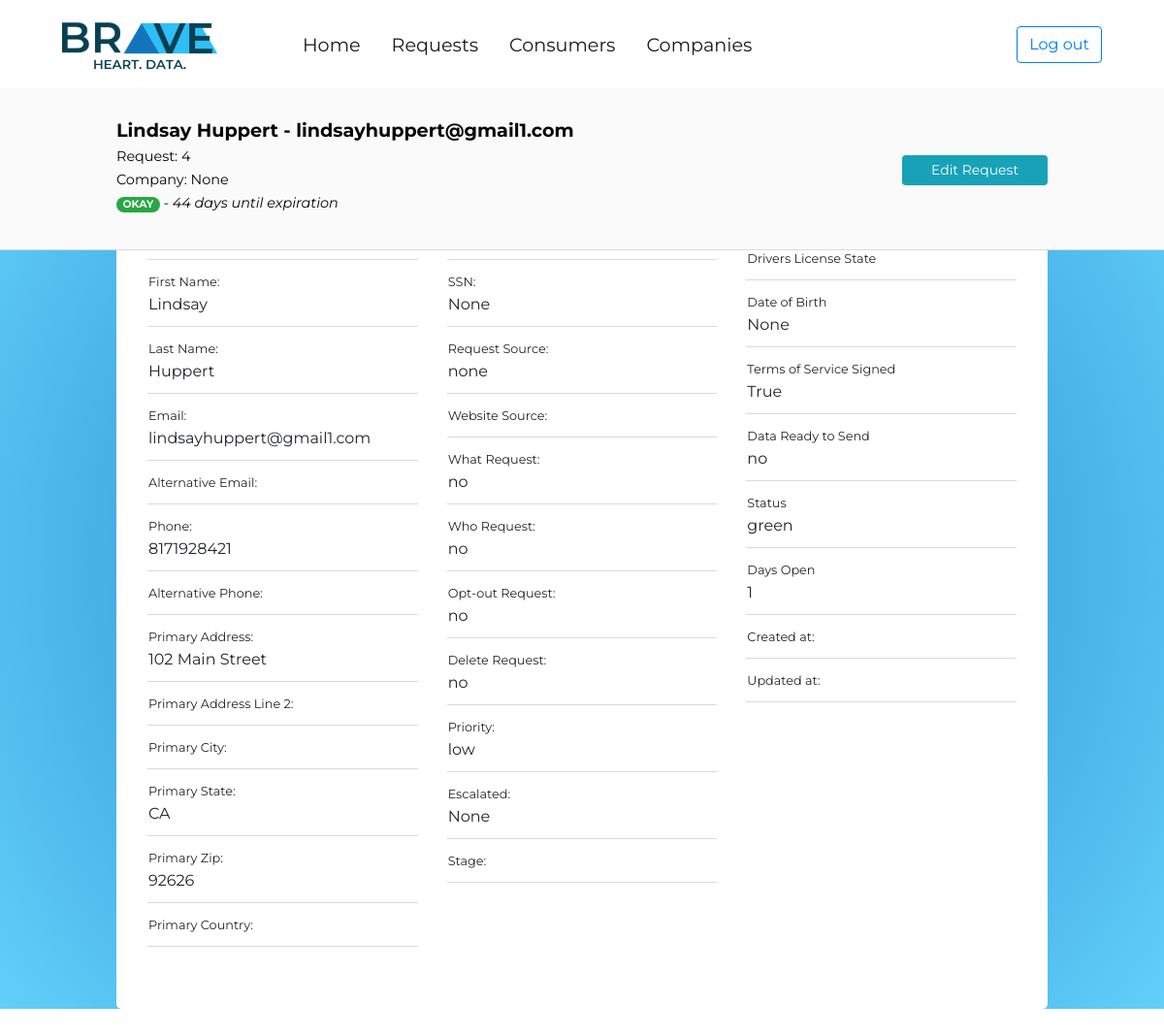
Page /console/request/4/ (signed in) on the earlier database version.
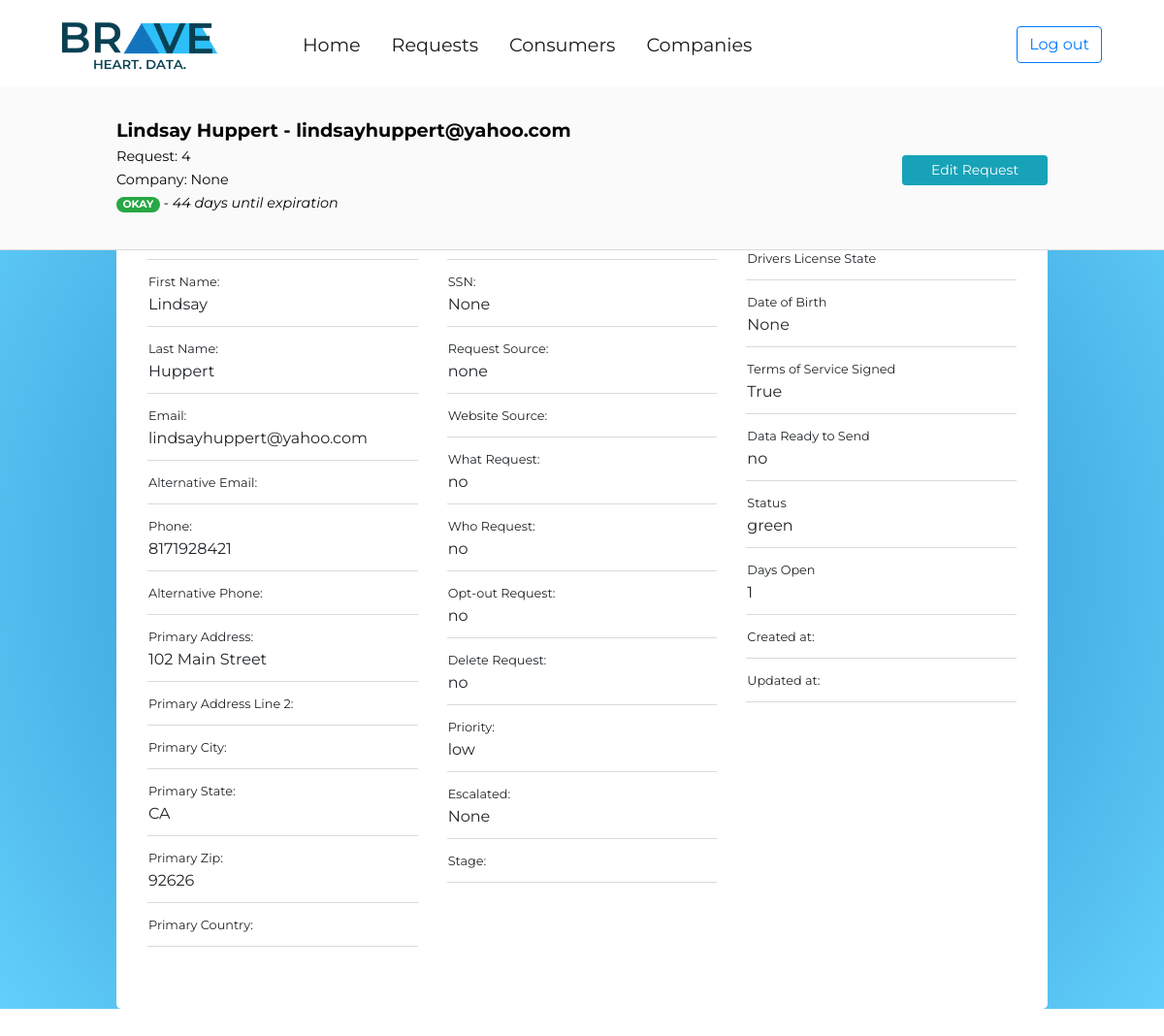
Same page on the later database version.
### request_form_app/models.py (models this page shows, shortened)
class Request(models.Model):
	request_source_choices = (
		('none','None'),
		('email','Email'),
		('phone','Phone'),
		('web','Web')
		)
	priority_choices = (
		('low','Low'),
		('medium','Medium'),
		('high','High')
		)
	stage_choices = (
		('new','New'),
		('in progress','In Progress'),
		('completed', 'Completed'),
		('past due', 'Past Due')
		)
	request_choices = (
		('yes','Yes please'),
		('no', 'Not right now')
		)
	data_ready_to_send_choices = (
		('yes','Yes'),
		('no','No')
		)
	status_choices = (
		('green','Green'),
		('yellow','Yellow'),
		('orange','Orange'),
		('red','Red'),
		)
	consumer = models.ForeignKey(Consumer, on_delete=models.CASCADE,null=True,blank=True)
	company_requested = models.ForeignKey(Company,on_delete=models.CASCADE,null=True,blank=True)
	request_source = models.CharField(max_length=20,choices=request_source_choices,default='none')
	website_source = models.URLField(max_length=200,blank=True)
	delete_request = models.CharField(max_length=5,choices=request_choices,default='no')
	what_request = models.CharField(max_length=5,choices=request_choices,default='no')
	who_request = models.CharField(max_length=5,choices=request_choices,default='no')
	opt_out_request = models.CharField(max_length=5,choices=request_choices,default='no')
	priority = models.CharField(max_length=10,choices=priority_choices,default='low')
	escalated = models.BooleanField(null=True)
	stage = models.CharField(max_length=20,choices=stage_choices,default='new')
	created_at = models.DateField(auto_now_add=True)
	updated_at = models.DateField(auto_now=True)
	first_name = models.CharField(max_length=256,blank=False)
	last_name = models.CharField(max_length=256,blank=False)
	email = models.EmailField(max_length=256,blank=False)
	alternative_email = models.EmailField(max_length=256,blank=True)
	phone = models.CharField(max_length=13,blank=True)
	alternative_phone = models.CharField(max_length=13,blank=True)
	primary_address = models.CharField(max_length=256,blank=True)
	primary_address_line_two = models.CharField(max_length=256,blank=True)
	primary_city = models.CharField(max_length=256,blank=True)
	primary_state = USStateField(null=True,blank=True)
	primary_zip = USZipCodeField(null=True,blank=True)
	primary_country = models.CharField(max_length=256,blank=True)
	alternative_address = models.CharField(max_length=256,blank=True)
	alternative_address_line_two = models.CharField(max_length=256,blank=True)
	alternative_city = models.CharField(max_length=256,blank=True)
	alternative_state = models.CharField(max_length=256,blank=True)
	alternative_country = models.CharField(max_length=256,blank=True)
	ssn = USSocialSecurityNumberField(null=True,blank=True)
	driver_license_number = models.CharField(max_length=10,blank=True)
	driver_license_state = models.CharField(max_length=2,blank=True)
	date_of_birth = models.DateField(null=True,blank=True)
	terms_of_service_signed = models.BooleanField(default=False)
	data_ready_to_send = models.CharField(max_length=5,choices=data_ready_to_send_choices,default='no')
	status = models.CharField(max_length=10,choices=status_choices,default='green')
	days_open = models.IntegerField(default='1',null=False)

### user_console/views.py (the view)
# urls.py: path('<int:pk>/',views.RequestDetailView.as_view(),name='request_detail')
class RequestDetailView(LoginRequiredMixin,DetailView):
	model = Request
	template_name = 'user_console/request_detail.html'
	login_url = '/console/login/'

### user_console/templates/user_console/request_detail.html (shortened to what the changed rows need)
{% extends 'user_console/console_base.html' %}
{% load staticfiles %}
{% load crispy_forms_tags %}
{% block css_block%}
	<link rel="stylesheet" type="text/css" href="{% static 'user_console/request_detail.css' %}">
{% endblock %}
{% block main_block %}
<div class="container-fullwidth">
	<div class="container-fullwidth fixed-top" id="header-wrapper">
		<div class="container-fullwidth" id="request-header-container">
			<div class="row">
				<div class="col-11">
					<span style="font-size: 1.2em;"><b>{{request.first_name}} {{request.last_name}} - {{request.email}}</b></span><br>
					<p><span style="font-size:.9em;">Request: {{request.pk}}</span><br>
					<span style="font-size: .9em;">Company: {{request.company_requested}}<br>
					{% if request.status == 'red' %}
						<span class="badge badge-pill badge-danger">CRITICAL</span>
						<span style="font-size: 1em;"><i> - 2 days until expiration</i></span>
					{% elif request.status == 'yellow' %}
						<span class="badge badge-pill badge-warning" >DANGER</span>
						<span style="font-size: 1em;"><i> - 14 days until expiration</i></span>
					{% else %}
						<span class="badge badge-pill badge-success" >OKAY</span>
						<span style="font-size: 1em;"><i> - 44 days until expiration</i></span>
					{% endif %}</span></p>
				</div>
			</div>
		</div>
	</div>
	<div class="container-fullwidth" id="data-container">
		<div class="jumbotron" id="data-jumbo">
		<div class="row" >
			<div class="col-4">
				<table>
					<tbody>
						<tr><td class="data-row"><span class="field-label">First Name:</span><br>{{ request.first_name }}</td></tr>
						<tr><td class="data-row"><span class="field-label">Last Name:</span><br>{{ request.last_name }}</td></tr>
						<tr><td class="data-row"><span class="field-label">Email:</span><br>{{ request.email }}</td></tr>
						<tr><td class="data-row"><span class="field-label">Phone:</span><br>{{ request.phone }}</td></tr>
						<tr><td class="data-row"><span class="field-label">Primary Address:</span><br>{{ request.primary_address }}</td></tr>
						<tr><td class="data-row"><span class="field-label">Primary State:</span><br>{{ request.primary_state }}</td></tr>
						<tr><td class="data-row"><span class="field-label">Primary Zip:</span><br>{{ request.primary_zip }}</td></tr>
					</tbody>
				</table>
			</div>
			<div class="col-4">
				<table>
					<tbody>
							<tr><td class="data-row"><span class="field-label">SSN:</span><br>{{ request.ssn }}</td></tr>
							<tr><td class="data-row"><span class="field-label">Request Source:</span><br>{{request.request_source}}</td></tr>
							<tr><td class="data-row"><span class="field-label">What Request:</span><br>{{request.what_request}}</td></tr>
							<tr><td class="data-row"><span class="field-label">Who Request:</span><br>{{request.who_request}}</td></tr>
							<tr><td class="data-row"><span class="field-label">Opt-out Request:</span><br>{{request.opt_out_request}}</td></tr>
							<tr><td class="data-row"><span class="field-label">Delete Request:</span><br>{{request.delete_request}}</td></tr>
							<tr><td class="data-row"><span class="field-label">Priority:</span><br>{{request.priority}}</td></tr>
							<tr><td class="data-row"><span class="field-label">Escalated:</span><br>{{request.escalated}}</td></tr>
					</tbody>
				</table>
			</div>
			<div class="col-4">
				<table>
					<tbody>
							<tr><td class="data-row"><span class="field-label">Date of Birth</span><br>{{request.date_of_birth}}</td></tr>
							<tr><td class="data-row"><span class="field-label">Terms of Service Signed</span><br>{{request.terms_of_service_signed}}</td></tr>
							<tr><td class="data-row"><span class="field-label">Data Ready to Send</span><br>{{request.data_ready_to_send}}</td></tr>
							<tr><td class="data-row"><span class="field-label">Status</span><br>{{request.status}}</td></tr>
							<tr><td class="data-row"><span class="field-label">Days Open</span><br>{{request.days_open}}</td></tr>
						</tbody>
				</table>
			</div>
		</div>
		</div>
	</div>
</div>
{% endblock %}

Differences in the rows shown:
changed Request "Lindsay": email "lindsayhuppert@gmail1.com" → "lindsayhuppert@yahoo.com"
